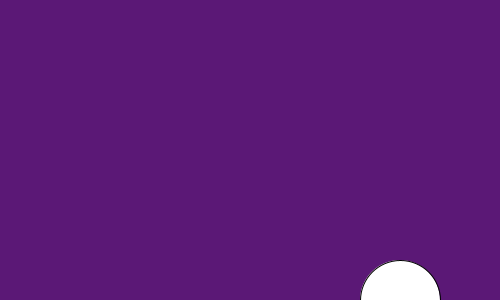
Frame 1 (no input)
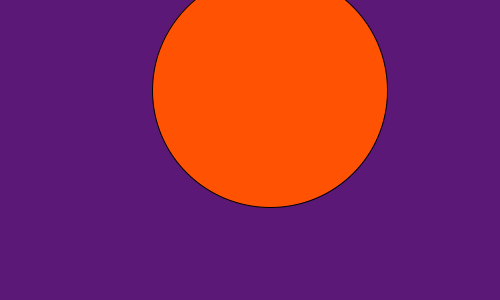
Frame 60 (the mouse pressed at the canvas centre just before this capture)
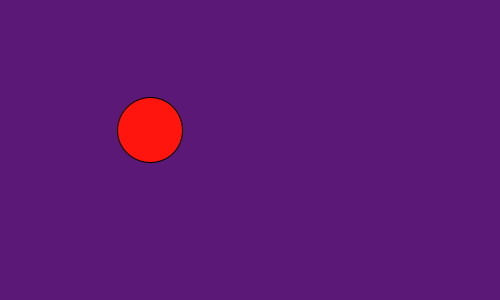
Frame 120 (the mouse held since frame 60 and released just before this capture)

The Processing sketch that drew these frames (run headless with seeded random() and noise(); from frame 60 on, the mouse is pressed at the canvas centre):

// Processing sketch: processing_82389
// ── processing_82389.pde

float xPos = 400;
float yPos = 300;
float radius = 80 ;
float eheight = 80;
float ewidth = 80;
float eshrink =5;
float grow =300;
float xspeed = 50;
float yspeed = 50;

void setup () {
  size(500,300);
  
}


void draw () {
background(91, 24, 118);

  ellipse (xPos, yPos, ewidth, eheight);
  eheight = eheight + eshrink;
  ewidth = ewidth + eshrink;
  xPos = xPos+xspeed;
  yPos = yPos+yspeed; 

  if (xPos+radius>width) {
    xspeed = -10;
  }

  if (yPos+radius>height) {
    yspeed = -10;
  }
  if (ewidth>grow) {
    ewidth = -ewidth;
   
  } 



  if (eheight>grow) {
    eheight = -eheight;
    fill(255, 83, 3);
  }


  else if (xPos<radius) {
    xspeed = 10;
  }


  else if (yPos<radius) {
    yspeed = 10;
    fill(255,21,13);  }
}
